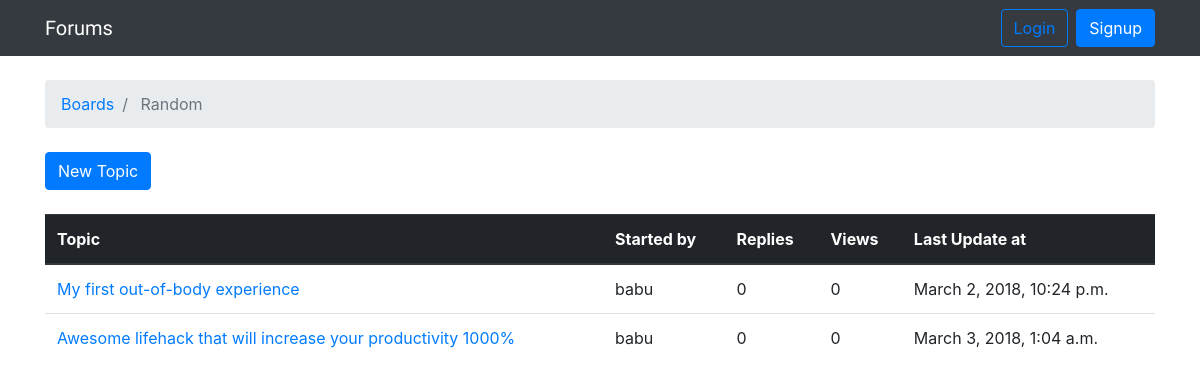
The app's page /boards/3/, older data.
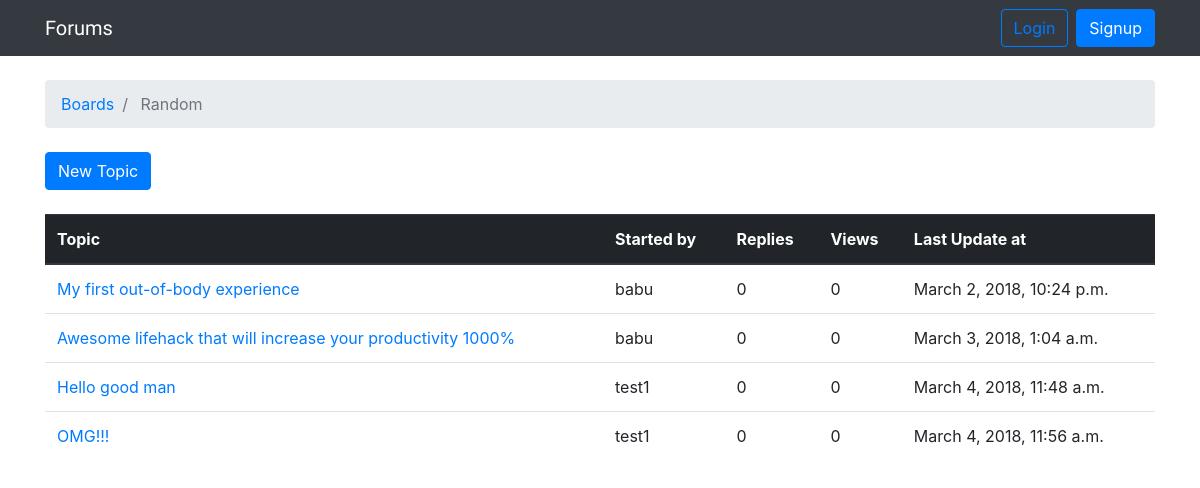
The same page, newer data.
### forums/models.py (models this page shows, shortened)
class Board(models.Model):
    name = models.CharField(max_length=30, unique=True)
    description = models.CharField(max_length=100)

class Topic(models.Model):
    subject = models.CharField(max_length=256)
    last_updated = models.DateTimeField(auto_now_add=True)
    board = models.ForeignKey(
        Board,
        on_delete=models.CASCADE,
        related_name='topics',
    )
    starter = models.ForeignKey(
        settings.AUTH_USER_MODEL,
        on_delete=models.CASCADE,
        related_name='topics',
    )
    def get_absolute_url(self):
        return reverse('topic_posts', kwargs={
            'pk': self.board.pk,
            'topic_pk': self.pk
        })

### users/models.py (models this page shows)
class CustomUser(AbstractUser):
    objects = CustomUserManager()

### forums/views.py (the view)
# urls.py: path('boards/<int:pk>/', views.BoardDetailView.as_view(), name='board_topics'),
class BoardDetailView(DetailView):
    template_name = 'board_topics.html'
    context_object_name = 'board'
    model = Board

### templates/board_topics.html (shortened to what this page needs)
{% extends 'base.html' %}
{% block breadcrumb %}
<li class="breadcrumb-item">
    <a href="{% url 'home' %}">Boards</a>
</li>
<li class="breadcrumb-item active">
    {{ board.name }}
</li>
{% endblock %}
{% block content %}
<div class="mb-4">
    <a href="{% url 'new_topic' board.pk %}" class="btn btn-primary">
        New Topic
    </a>
</div>
<table class="table">
    <thead class="thead-dark">
        <tr>
            <th>Topic</th>
            <th>Started by</th>
            <th>Replies</th>
            <th>Views</th>
            <th>Last Update at</th>
        </tr>
    </thead>
    <tbody>
        {% for topic in board.topics.all %}
            <tr>
                <td>
                    <a href="{{ topic.get_absolute_url }}">
                        {{ topic.subject }}
                    </a>
                </td>
                <td>{{ topic.starter.username }}</td>
                <td class="align-middle">0</td>
                <td class="align-middle">0</td>
                <td>{{ topic.last_updated }}</td>
            </tr>
        {% endfor %}
    </tbody>
</table>
{% endblock %}

### templates/base.html (shortened to what this page needs)
<!doctype html>
<html lang="en">
<head>
    <link rel="stylesheet" href="https://maxcdn.bootstrapcdn.com/bootstrap/4.0.0/css/bootstrap.min.css"
>
    {% load static %}
    <link rel="stylesheet" href="{% static 'css/base.css' %}">
</head>
<body>
{% block body %}
<nav class="navbar navbar-expand-sm navbar-dark bg-dark">
    <div class="container">
        <a class="navbar-brand" href="{% url 'home' %}">
            Forums
        </a>
        <div class="collapse navbar-collapse" id="navbarSupportedContent">
            {% if user.is_authenticated %}
                <ul class="navbar-nav ml-auto">
                    <li class="nav-item dropdown">
                        <a class="nav-link dropdown-toggle" href="" id="userMenu" role="button"
                           data-toggle="dropdown" aria-haspopup="true" aria-expanded="false">
                            {{ user.username }}
                        </a>
                        <div class="dropdown-menu dropdown-menu-right" aria-labelledby="userMenu">
                            <a class="dropdown-item" href="#">My account</a>
                            <a class="dropdown-item" href="{% url 'password_change' %}">Change password</a>
                            <div class="dropdown-divider"></div>
                            <a class="dropdown-item" href="{% url 'logout' %}">Log out</a>
                        </div>
                    </li>
                </ul>
            {% else %}
                <form class="form-inline ml-auto">
                    <a class="btn btn-outline-primary" href="{% url 'login' %}">Login</a>
                    <a class="btn btn-primary ml-2" href="{% url 'signup' %}">Signup</a>
                </form>
            {% endif %}
        </div>
    </div>
</nav>
<div class="container">
    <ol class="breadcrumb my-4">
        {% block breadcrumb %}
        {% endblock %}
    </ol>
    {% block content %}
    {% endblock %}
</div>
{% endblock body %}
</body>
</html>

### static/css/base.css (style rules this page uses)
.navbar-brand { font-family: 'Rock Salt', cursive; }

Row changes from the older to the newer data that the page shows:
added Topic: subject "Hello good man", starter.username "test1", last_updated "March 4, 2018, 11:48 a.m."
added Topic: subject "OMG!!!", starter.username "test1", last_updated "March 4, 2018, 11:56 a.m."
